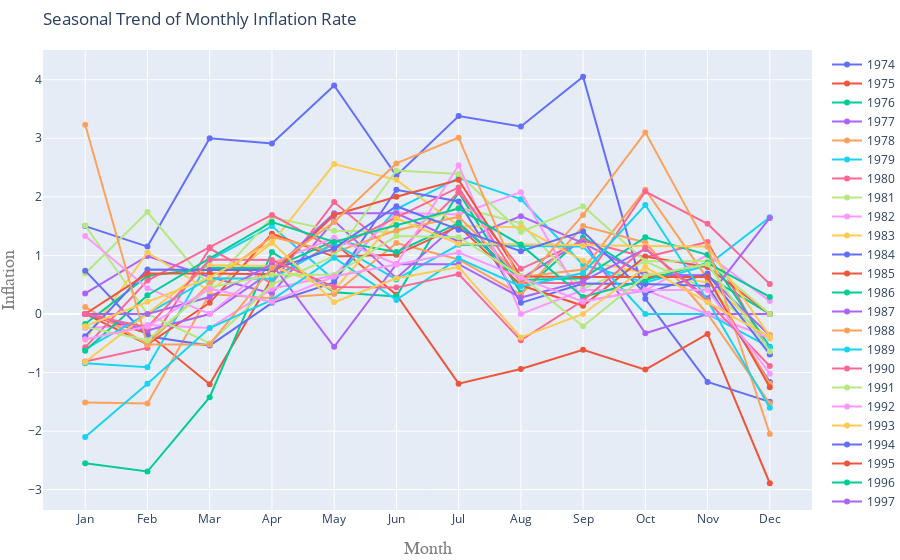

The cell this chart's notebook holds for it:
### Markdown cell above
##### Plotting monthly inflation over the selected time period to check if the time series has any seasonality

### Code cell
#Prepare Data
years = widget.value
years = list(range(years[0],years[1]+1))

data['Year'] = pd.DatetimeIndex(data['observation_date']).year
data['Month'] = [d.strftime('%b') for d in data.observation_date]

#Draw Plot
fig = go.Figure()

for i,y in enumerate(years):
    if i<len(years):
        fig.add_trace(go.Scatter(
            x=data[data['Year']==years[i]].Month.tolist(),
            y=data[data['Year']==years[i]].Monthly_Rate.round(2).tolist(),
            name=str(years[i])))
#Layout changes
fig.update_layout(title=go.layout.Title(
        text="Seasonal Trend of Monthly Inflation Rate",
        xref="paper",
        x=0),
    margin=dict(l=10, r=0, t=50, b=50),
    xaxis=go.layout.XAxis(title=go.layout.xaxis.Title(text="Month",font=dict(
                family="Courier New, monospace",
                size=18,
                color="#7f7f7f"))),
    yaxis=go.layout.YAxis(title=go.layout.yaxis.Title(text="Inflation",font=dict(
                family="Courier New, monospace",
                size=18,
                color="#7f7f7f"))))
fig.update_yaxes(nticks=10)
   
fig.show()

### Figure 1 — Plotly figure (JSON) as saved in the notebook; plotly's stock layout.template omitted (floating-point values rounded to 4 significant figures)
{"data": [{"name": "1974", "type": "scatter", "x": ["Jan", "Feb", "Mar", "Apr", "May", "Jun", "Jul", "Aug", "Sep", "Oct", "Nov", "Dec"], "y": [1.5, 1.15, 3, 2.91, 3.9, 2.36, 3.38, 3.2, 4.05, 0.26, -1.16, -1.5]}, {"name": "1975", "type": "scatter", "x": ["Jan", "Feb", "Mar", "Apr", "May", "Jun", "Jul", "Aug", "Sep", "Oct", "Nov", "Dec"], "y": [0, -0.33, -1.2, 0.61, 1.21, 0.33, -1.19, -0.94, -0.61, -0.95, -0.34, -2.89]}, {"name": "1976", "type": "scatter", "x": ["Jan", "Feb", "Mar", "Apr", "May", "Jun", "Jul", "Aug", "Sep", "Oct", "Nov", "Dec"], "y": [-2.55, -2.69, -1.42, 1.06, 0.37, 0.3, 2.08, 0.36, 1.31, 0.65, 0.64, 0]}, {"name": "1977", "type": "scatter", "x": ["Jan", "Feb", "Mar", "Apr", "May", "Jun", "Jul", "Aug", "Sep", "Oct", "Nov", "Dec"], "y": [0.35, 0.99, 0.63, 0.35, 1.59, 0.61, 1.56, 0.6, 1.26, -0.33, 0, 0]}, {"name": "1978", "type": "scatter", "x": ["Jan", "Feb", "Mar", "Apr", "May", "Jun", "Jul", "Aug", "Sep", "Oct", "Nov", "Dec"], "y": [-1.51, -1.53, 0.34, 0.27, 0.34, 1.21, 0.93, 0.33, 1.5, 1.22, 0, -1.53]}, {"name": "1979", "type": "scatter", "x": ["Jan", "Feb", "Mar", "Apr", "May", "Jun", "Jul", "Aug", "Sep", "Oct", "Nov", "Dec"], "y": [-0.84, -0.91, 0.92, 1.5, 0.58, 1.79, 2.32, 1.96, 0.84, 0.54, 0.83, 1.65]}, {"name": "1980", "type": "scatter", "x": ["Jan", "Feb", "Mar", "Apr", "May", "Jun", "Jul", "Aug", "Sep", "Oct", "Nov", "Dec"], "y": [-0.81, -0.58, 1.12, 0.52, 1.91, 1.02, 2.08, 0.77, 1.25, 0.97, 1.23, -0.68]}, {"name": "1981", "type": "scatter", "x": ["Jan", "Feb", "Mar", "Apr", "May", "Jun", "Jul", "Aug", "Sep", "Oct", "Nov", "Dec"], "y": [0.69, 1.74, 0.47, 1.65, 1.42, 1.4, 1.82, 1.55, 0.43, 0.9, 0.42, -0.42]}, {"name": "1982", "type": "scatter", "x": ["Jan", "Feb", "Mar", "Apr", "May", "Jun", "Jul", "Aug", "Sep", "Oct", "Nov", "Dec"], "y": [-0.24, -0.19, -0.24, 0.43, 0.66, 1.73, 1.7, 2.08, 0.22, 0.4, 1.01, 0.22]}, {"name": "1983", "type": "scatter", "x": ["Jan", "Feb", "Mar", "Apr", "May", "Jun", "Jul", "Aug", "Sep", "Oct", "Nov", "Dec"], "y": [-0.44, 1.05, 0.39, 1.21, 2.56, 2.29, 1.5, 1.48, 0.91, 0.7, 0.54, -0.35]}, {"name": "1984", "type": "scatter", "x": ["Jan", "Feb", "Mar", "Apr", "May", "Jun", "Jul", "Aug", "Sep", "Oct", "Nov", "Dec"], "y": [0.74, -0.38, -0.54, 0.19, 0.54, 2.12, 1.92, 0.19, 0.52, 0.51, 0.48, -1.16]}, {"name": "1985", "type": "scatter", "x": ["Jan", "Feb", "Mar", "Apr", "May", "Jun", "Jul", "Aug", "Sep", "Oct", "Nov", "Dec"], "y": [0, -0.52, 0.19, 1.37, 0.98, 1.01, 1.5, 0.49, 0.14, 0.98, 0.8, 0]}, {"name": "1986", "type": "scatter", "x": ["Jan", "Feb", "Mar", "Apr", "May", "Jun", "Jul", "Aug", "Sep", "Oct", "Nov", "Dec"], "y": [-0.17, 0.65, 0.79, 0.78, 1.25, 1.06, 1.55, 0.58, 0.61, 1.31, 1.01, -0.56]}, {"name": "1987", "type": "scatter", "x": ["Jan", "Feb", "Mar", "Apr", "May", "Jun", "Jul", "Aug", "Sep", "Oct", "Nov", "Dec"], "y": [0, -0.28, 0, 0.73, 1.72, 1.72, 1.24, 1.67, 1.21, 0.67, 0.66, -0.37]}, {"name": "1988", "type": "scatter", "x": ["Jan", "Feb", "Mar", "Apr", "May", "Jun", "Jul", "Aug", "Sep", "Oct", "Nov", "Dec"], "y": [0.12, -0.52, 0.52, 1.32, 1.05, 1.43, 1.66, 0.63, 0.76, 2.12, 0.6, -1.19]}, {"name": "1989", "type": "scatter", "x": ["Jan", "Feb", "Mar", "Apr", "May", "Jun", "Jul", "Aug", "Sep", "Oct", "Nov", "Dec"], "y": [-0.6, 0, 0.61, 0.6, 1.2, 0.59, 1.18, 1.16, 1.15, 0, 0, -0.57]}, {"name": "1990", "type": "scatter", "x": ["Jan", "Feb", "Mar", "Apr", "May", "Jun", "Jul", "Aug", "Sep", "Oct", "Nov", "Dec"], "y": [-0.57, 0.57, 1.14, 1.69, 1.11, 1.65, 2.16, 0.53, 0.53, 2.09, 1.54, 0.51]}, {"name": "1991", "type": "scatter", "x": ["Jan", "Feb", "Mar", "Apr", "May", "Jun", "Jul", "Aug", "Sep", "Oct", "Nov", "Dec"], "y": [1.51, 0, -0.5, 0.5, 0.99, 2.45, 2.39, 1.4, 1.84, 0.9, 0.9, 0]}, {"name": "1992", "type": "scatter", "x": ["Jan", "Feb", "Mar", "Apr", "May", "Jun", "Jul", "Aug", "Sep", "Oct", "Nov", "Dec"], "y": [1.33, 0.44, 0, 0.87, 1.3, 0.85, 2.54, 0, 0.41, 0.41, 0, -0.41]}, {"name": "1993", "type": "scatter", "x": ["Jan", "Feb", "Mar", "Apr", "May", "Jun", "Jul", "Aug", "Sep", "Oct", "Nov", "Dec"], "y": [-0.82, 0, 0.83, 0.82, 0.41, 1.63, 1.2, 1.19, 1.17, 1.16, 1.15, -0.38]}, {"name": "1994", "type": "scatter", "x": ["Jan", "Feb", "Mar", "Apr", "May", "Jun", "Jul", "Aug", "Sep", "Oct", "Nov", "Dec"], "y": [-0.38, 0.76, 0.75, 0.75, 1.12, 1.84, 1.44, 1.07, 1.41, 0.35, 0.69, -0.69]}, {"name": "1995", "type": "scatter", "x": ["Jan", "Feb", "Mar", "Apr", "May", "Jun", "Jul", "Aug", "Sep", "Oct", "Nov", "Dec"], "y": [0, 0.69, 0.69, 0.68, 1.69, 2, 2.29, 0.64, 0.63, 0.63, 0.63, -1.25]}, {"name": "1996", "type": "scatter", "x": ["Jan", "Feb", "Mar", "Apr", "May", "Jun", "Jul", "Aug", "Sep", "Oct", "Nov", "Dec"], "y": [-0.63, 0.32, 0.95, 1.57, 1.23, 1.52, 1.8, 1.18, 0.29, 0.58, 0.87, 0.29]}, {"name": "1997", "type": "scatter", "x": ["Jan", "Feb", "Mar", "Apr", "May", "Jun", "Jul", "Aug", "Sep", "Oct", "Nov", "Dec"], "y": [0, 0, 0.29, 0.85, -0.56, 0.85, 0.85, 0.28, 0.56, 1.11, 0.27, 1.64]}, {"name": "1998", "type": "scatter", "x": ["Jan", "Feb", "Mar", "Apr", "May", "Jun", "Jul", "Aug", "Sep", "Oct", "Nov", "Dec"], "y": [3.23, -0.52, -0.52, 0.79, 1.57, 2.57, 3.01, 0.49, 1.69, 3.1, 1.15, -2.05]}, {"name": "1999", "type": "scatter", "x": ["Jan", "Feb", "Mar", "Apr", "May", "Jun", "Jul", "Aug", "Sep", "Oct", "Nov", "Dec"], "y": [-2.1, -1.19, -0.24, 0.24, 0.96, 0.24, 0.95, 0.47, 0.7, 1.86, 0.23, -1.6]}, {"name": "2000", "type": "scatter", "x": ["Jan", "Feb", "Mar", "Apr", "May", "Jun", "Jul", "Aug", "Sep", "Oct", "Nov", "Dec"], "y": [0, -0.23, 0.93, 0.92, 0.46, 0.45, 0.68, -0.45, 0.23, 1.13, 0.22, -0.89]}, {"name": "2001", "type": "scatter", "x": ["Jan", "Feb", "Mar", "Apr", "May", "Jun", "Jul", "Aug", "Sep", "Oct", "Nov", "Dec"], "y": [-0.22, -0.45, 0.45, 0.67, 0.67, 1.33, 1.31, 0.65, -0.21, 0.65, 0.85, -0.64]}, {"name": "2002", "type": "scatter", "x": ["Jan", "Feb", "Mar", "Apr", "May", "Jun", "Jul", "Aug", "Sep", "Oct", "Nov", "Dec"], "y": [-0.43, -0.21, 0.43, 0.21, 0.64, 0.85, 1.05, 0.62, 0.21, 0.41, 0.41, -1.02]}, {"name": "2003", "type": "scatter", "x": ["Jan", "Feb", "Mar", "Apr", "May", "Jun", "Jul", "Aug", "Sep", "Oct", "Nov", "Dec"], "y": [-0.21, 0.21, 0.62, 1.23, 0.2, 0.61, 0.8, -0.4, 0, 0.8, 0.2, -0.4]}], "layout": {"margin": {"b": 50, "l": 10, "r": 0, "t": 50}, "title": {"text": "Seasonal Trend of Monthly Inflation Rate", "x": 0, "xref": "paper"}, "xaxis": {"title": {"font": {"color": "#7f7f7f", "family": "Courier New, monospace", "size": 18}, "text": "Month"}}, "yaxis": {"nticks": 10, "title": {"font": {"color": "#7f7f7f", "family": "Courier New, monospace", "size": 18}, "text": "Inflation"}}}}
